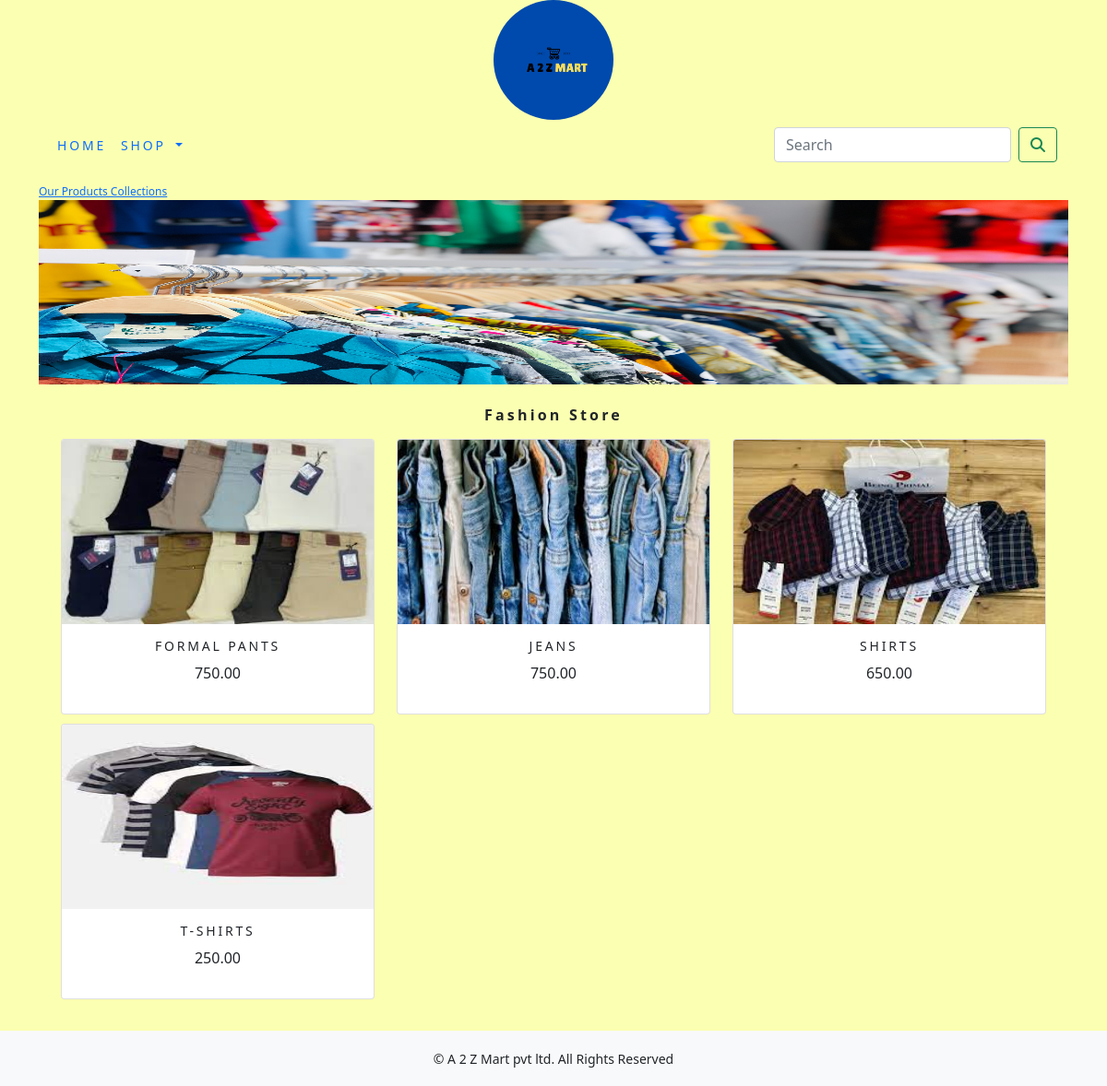
Screenshot of /ecommerce/fashion-store/ with the database file from the repository.
### ecommerceapp/models.py (models this page shows, shortened)
class Category(models.Model):
    name = models.CharField(max_length=250, unique=True)
    slug = models.SlugField(max_length=250, unique=True)
    description = models.TextField(blank=True)
    image = models.ImageField(upload_to='category', blank=True)
    class Meta:
        ordering = ('name',)
        verbose_name = 'category'
        verbose_name_plural = 'categories'
    def get_url(self):
        return reverse('ecommerceapp:products_by_category', args=[self.slug])

class Product(models.Model):
    name = models.CharField(max_length=250, unique=True)
    slug = models.SlugField(max_length=250, unique=True)
    description = models.TextField(blank=True)
    price = models.DecimalField(max_digits=10, decimal_places=2)
    category = models.ForeignKey(Category, on_delete=models.CASCADE)
    image = models.ImageField(upload_to='product', blank=True)
    stock = models.IntegerField()
    available = models.BooleanField(default=True)
    created = models.DateTimeField(auto_now_add=True)
    updated = models.DateTimeField(auto_now=True)
    class Meta:
        ordering = ('name',)
        verbose_name = 'product'
        verbose_name_plural = 'products'
    def get_url(self):
        return reverse('ecommerceapp:prodCatDetail', args=[self.category.slug, self.slug])

### ecommerceapp/views.py (the view)
# urls.py: path('',views.allProdCat, name='allProdCat'),
def allProdCat(request, c_slug=None):
    c_page = None
    products_list = None
    if c_slug!=None:
        c_page=get_object_or_404(Category, slug=c_slug)
        products_list=Product.objects.all().filter(category=c_page, available=True)
    else:
        products_list=Product.objects.all().filter(available=True)
    paginator = Paginator(products_list,6)
    try:
        page=int(request.GET.get('page', '1'))
    except:
        page=1
    try:
        products=paginator.page(page)
    except (EmptyPage, InvalidPage):
        products = paginator.page(paginator.num_pages)
    return render(request, 'category.html', {'category':c_page, 'products':products})

### cart/context_processors.py (called while the page is built)
def counter(request):
    item_count=0
    if 'admin' in request.path:
        return{}
    else:
        try:
            cart=Cart.objects.filter(cart_id=_cart_id(request))
            cart_items=CartItem.objects.all().filter(cart=cart[:1])
            for cart_item in cart_items:
                item_count += cart_item.quantity
        except Cart.DoesNotExist:
            item_count=0
    return dict(item_count=item_count)

### cart/views.py (called while the page is built)
def _cart_id(request):
    cart=request.session.session_key
    if not cart:
        cart = request.session.create()
    return cart

### ecommerceapp/context_processors.py (called while the page is built)
def menu_links(request):
    links=Category.objects.all()
    return dict(links=links)

### templates/category.html (shortened to what this page needs)
{% extends 'base.html' %}
{% load static %}
{% block content %}
    {% if category %}
        <div>
            <div class="row my_row_class">
                <div class="mx-auto">
                    <a href="{% url 'ecommerceapp:allProdCat' %}">Our Products Collections</a>
                </div>
            </div>
        </div>
    {% endif %}
    <div class="mx-auto">
        {% if category %}
            <img class="my_image" src="{{category.image.url}}" alt="{{category.name}}" width="450px">
    </div>
    <br>
    <div>
            <h1 class="text-center my_title">{{category.name}}</h1>
    </div>
        {% endif %}
    <div class="container">
        <div class="row mx-auto">
            {% for product in products.object_list %}
            <div class="my_bottom_margin col-9 col-sm-12 col-md-4 col-lg-4">
                <div class="card text-center" style="min-width:18rem;">
                    <a href="{{product.get_url}}"><img class="card-img-top my_image" src="{{product.image.url}}" alt="{{product.name}}"> </a>
                    <div class="card-body">
                        <h4>{{product.name}}</h4>
                        <p>{{product.price}}</p>
                    </div>
                </div>
            </div>
            {% endfor %}
        </div>
        <br>
    </div>
{% endblock %}

### static/css/custom.css (style rules this page uses)
body { font-family: 'Roboto', sans-serif; }
.my_row_class { padding-top:15px; }
.my_row_class .mx-auto { color:#000; font-size:12px; }
.my_image { width:100%; height:200px; }
.my_title { font-weight:600; font-size:16px; text_transform:uppercase; letter-spacing:.2em; }
.my_bottom_margin { margin-bottom:10px; }
.card-body h4 { font-size:14px; text-transform:uppercase; letter-spacing:0.2em; }

### rows the page displays
Category: image (picture), name "Fashion Store"
Product: image (picture), name "FORMAL PANTS", price "750.00"
Product: image (picture), name "JEANS", price "750.00"
Product: image (picture), name "SHIRTS", price "650.00"
Product: image (picture), name "T-SHIRTS", price "250.00"
